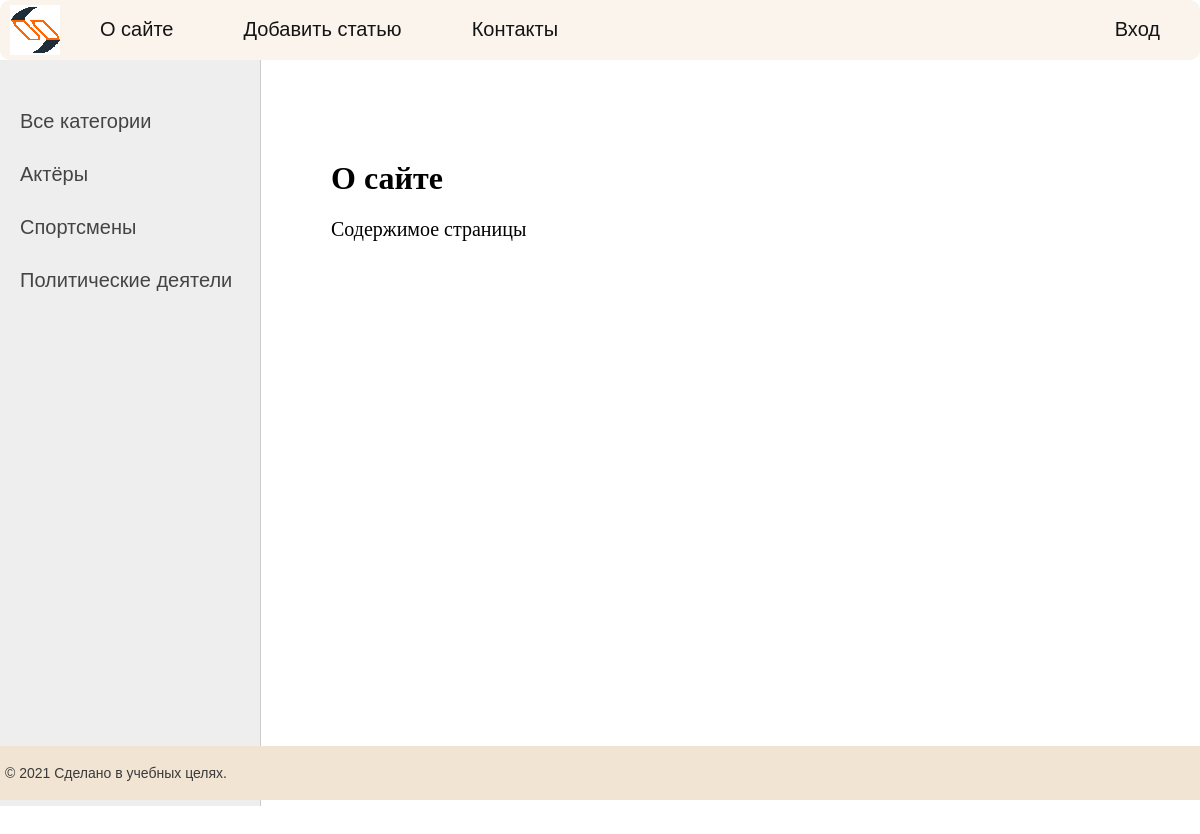
The page /about/ on the database its author committed.
### mens/models.py (models this page shows, shortened)
class Category(models.Model):
    name = models.CharField(max_length=100, db_index=True)
    slug = models.SlugField(max_length=255, unique=True, db_index=True, verbose_name="URL")
    def get_absolute_url(self):
        return reverse('category', kwargs={'cat_id': self.pk})
    class Meta:
        verbose_name = 'Category'
        ordering = ['id']

### mens/views.py (the view)
# urls.py: path('about/', about, name = 'about'),
def about(request):
    return render(request, 'mens/about.html', {'menu': menu})

### mens/templatetags/mens_tags.py (called while the page is built)
@register.inclusion_tag('mens/list_categories.html')
def show_categories(sort=None, cat_celected=0):
    if not sort:
        cats = Category.objects.all()
    else:
        cats = Category.objects.order_by(sort)
    return {'cats': cats, 'cat_celected': cat_celected}

### mens/templates/mens/about.html
{% extends 'mens/base.html'%}
{%block content %}
<h1>О сайте</h1>
<p>Содержимое страницы</p>
{% endblock%}

### mens/templates/mens/list_categories.html
{% for c in cats %}
	{% if c.pk == cat_celected %}
	<li class="selected">{{c.name}}</li>
	{% else %}
	<li><a href="{{ c.get_absolute_url }}">{{c.name}}</a></li>
	{% endif %}
{% endfor %}

### mens/static/mens/css/styles.css (style rules this page uses)
html, body { font-family: 'Arial'; margin: 0; padding: 0; height: 100%; width: 100%; color: #444; }
a { color: #0059b2; text-decoration: none; }
.left-chapters ul li { margin: 30px 0 0 0; color: #999; }
.left-chapters ul li a { color: #444; text-decoration: none; }
.content-text h1 { font-size: 32px; }

### rows shown on the page
Category: name "Актёры"
Category: name "Спортсмены"
Category: name "Политические деятели"

### other values the page prints
{{ m.title }} "О сайте" "Добавить статью" "Контакты"
{{ m.title }} "Вход"
